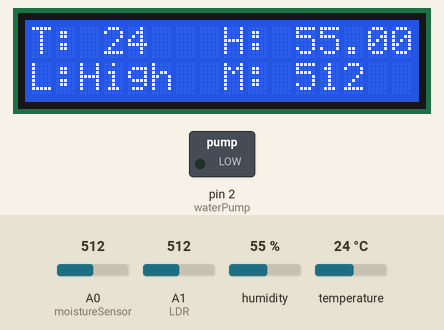
This sketch was run on a simulated Arduino Uno, built with avr-gcc and run on an emulated ATmega328P. Shown: 16×2 character LCD, switched loads named in the sketch (green lamp = pin HIGH). The test bench sets the inputs (shaded band); at power-on: A1 (LDR) = 512, A0 (moistureSensor) = 512, humidity 55 %, temperature 24 °C.

Above: at 1.2 s.
1.3 s: A1 (LDR) set to 488
At 3.3 s:
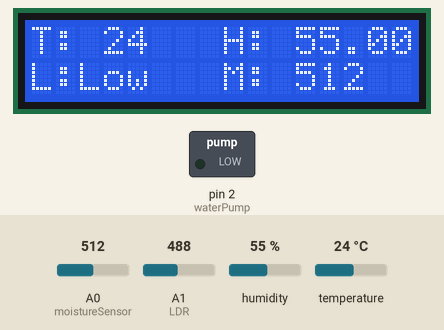
3.6 s: A0 (moistureSensor) set to 408
At 5.2 s:
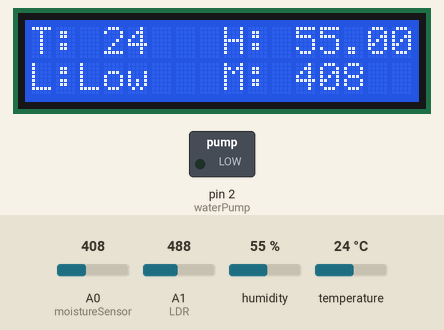
5.7 s: A0 (moistureSensor) set to 383
At 6.9 s:
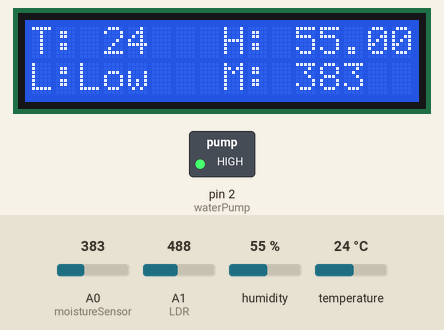
7.8 s: A1 (LDR) set to 510
At 9.6 s:
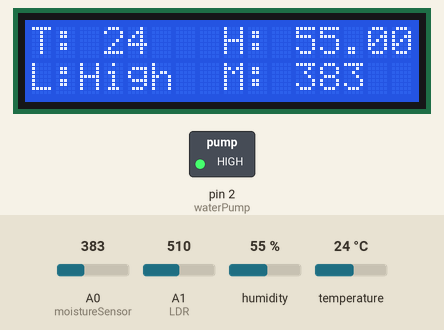
9.9 s: humidity set to 22 %
At 11.5 s:
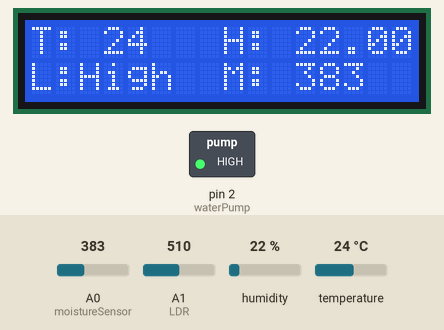
12.0 s: temperature set to 12 °C
At 14.7 s:
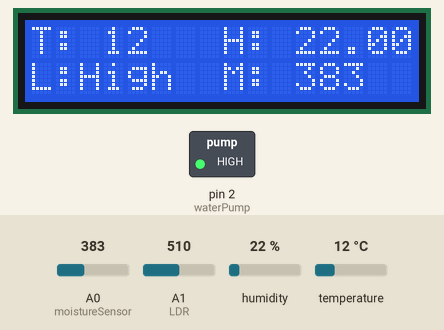
Timing chart, 0 to 16.2 s (numbered marks = the images above; inputs shaded):
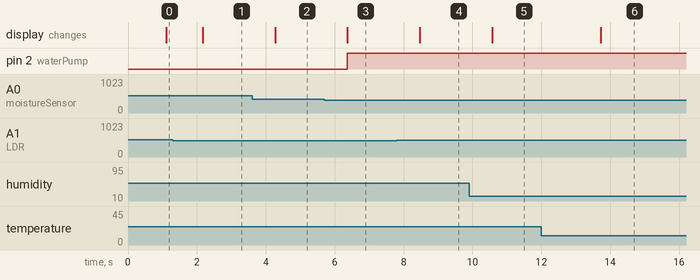

The sketch:

Plant_Monitoring_System.ino
```cpp
#include <DHT11.h>
#include <LiquidCrystal.h>

// LCD
int RS = 8;
int E = 9;
int D4 = 10;
int D5 = 11;
int D6 = 12;
int D7 = 13;
LiquidCrystal lcd(RS, E, D4, D5, D6, D7);

// DHT11
int dht = 6;
int temperature;
float humidity;
DHT11 dht11(dht);

// Moisture Sensor
int moistureSensor = A0;
int moisture;

// LDR
int LDR = A1;
int light;

// Water Pump
int waterPump = 2;

void setup()
{
  pinMode(waterPump, OUTPUT);
  lcd.begin(16, 2);
}

void loop()
{
  lcd.setCursor(0, 0);

  // Display Temperature & Humidity
  temperature = dht11.readTemperature();
  humidity = dht11.readHumidity();
  lcd.print("T: ");
  lcd.print(temperature);
  lcd.print("   H: ");
  lcd.print(humidity);

  lcd.setCursor(0, 1);

  // Display Light
  light = analogRead(LDR);
  lcd.print("L:");
  if (light >= 500)
  {
    lcd.print("High");
  }
  else
  {
    lcd.print("Low ");
  }

  // Display Moisture
  moisture = analogRead(moistureSensor);
  lcd.print("  M: ");
  lcd.print(moisture);

  // Control Water Pump
  if (moisture < 400)
  {
    digitalWrite(waterPump, HIGH);
  }
  else
  {
    digitalWrite(waterPump, LOW);
  }
}
```

Measured:
- the behaviour switches between 500 and 499 on A1 (LDR) (found by bisection; images 0 and 1)
- the behaviour switches between 400 and 399 on A0 (moistureSensor) (found by bisection; images 2 and 3)
- after the input at 1.3 s, the display: changes after 0.87 s (image 1)
- after the input at 3.6 s, the display: changes after 0.67 s (image 2)
- after the input at 5.7 s, pin 2 (waterPump): LOW → HIGH after 0.67 s; the display: changes after 0.67 s (image 3)
- after the input at 7.8 s, the display: changes after 0.67 s (image 4)
- after the input at 9.9 s, the display: changes after 0.68 s (image 5)
- after the input at 12.0 s, the display: changes after 1.7 s (image 6)
